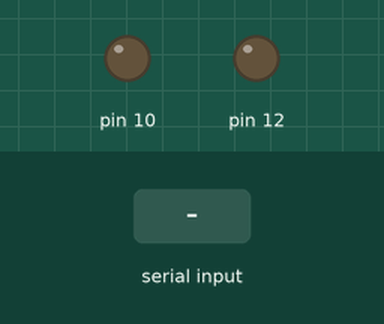
The sketch below on a simulated Arduino Uno, built with avr-gcc and run on an emulated ATmega328P. Shown: output pins drawn as LEDs (lit = HIGH). The inputs (shaded band) are chosen by the test bench.

Above: at 1.2 s.
1.3 s: "1" received over Serial
At 1.8 s:
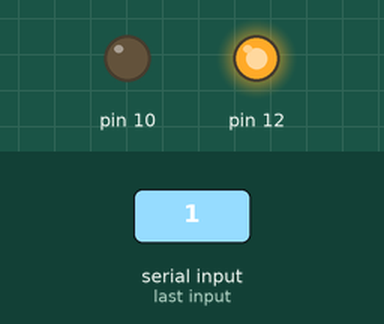
2.8 s: "2" received over Serial
At 4.0 s:
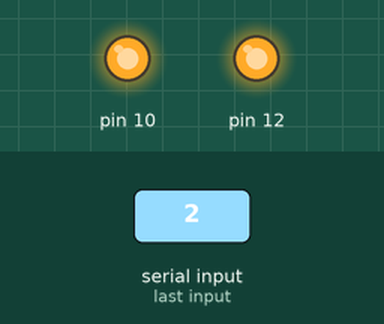
4.3 s: "4" received over Serial
At 5.2 s:
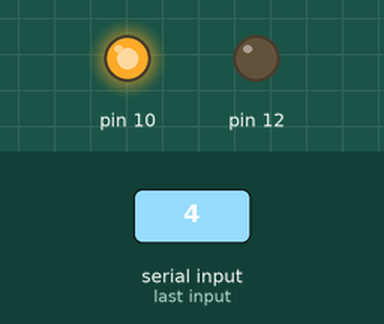
5.8 s: "3" received over Serial
At 6.4 s:
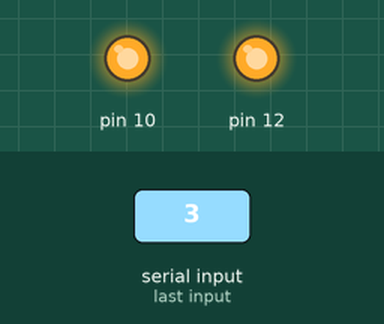
7.3 s: "5" received over Serial
At 8.7 s:
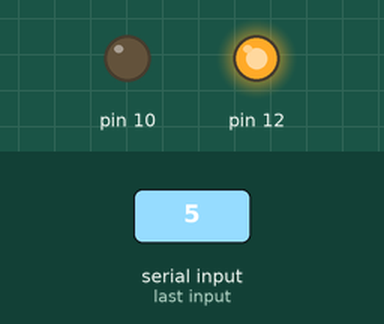
Timing chart, 0 to 9.8 s (numbered marks = the images above; inputs shaded):
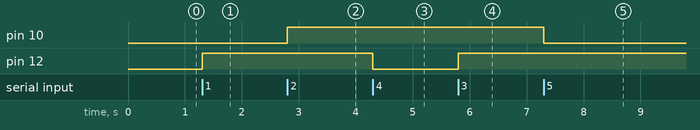

Measured:
- after the input at 1.3 s, pin 12: LOW → HIGH at once
- after the input at 2.8 s, pin 10: LOW → HIGH at once
- after the input at 4.3 s, pin 12: HIGH → LOW at once
- after the input at 5.8 s, pin 12: LOW → HIGH at once
- after the input at 7.3 s, pin 10: HIGH → LOW at once

The sketch:

Blink.ino
```cpp
void setup() {
  pinMode(10, OUTPUT);
  pinMode(12, OUTPUT);
  Serial.begin(9600);
}


void loop() {
  if(Serial.available()) {
    char comando = Serial.read();
    if(comando =='1'){
      digitalWrite(12, HIGH);
    }
    else if(comando == '2'){
      digitalWrite(10, HIGH);
    }
    else if(comando == '3'){
      digitalWrite(10, HIGH);
      digitalWrite(12, HIGH);
    }
    else if(comando == '4'){
      digitalWrite(12, LOW);
    }
    else if(comando == '5'){
      digitalWrite(10, LOW);
    }
    else if(comando == '0'){
      digitalWrite(10, LOW);
      digitalWrite(12, LOW);
    }
   }
}
```
